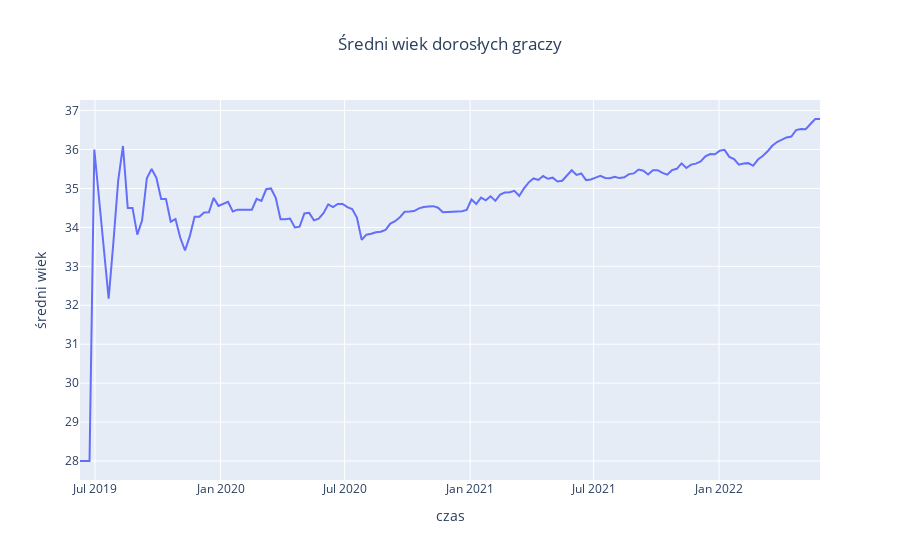

Write notebook code for a chart like this one.
### Code cell
fig = px.line(adult_age, x="date", y="mean_age", title='Średni wiek dorosłych graczy')
fig.update_layout(xaxis_title='czas',
                  yaxis_title='średni wiek',
                  title_x=0.5)
fig.show()

### Figure 1 — Plotly figure (JSON) as saved in the notebook; plotly's stock layout.template omitted (floating-point values rounded to 4 significant figures; data arrays with more than 128 entries replaced by an {"elided": "..."} marker saying what was removed)
{"data": [{"hovertemplate": "date=%{x}<br>mean_age=%{y}<extra></extra>", "legendgroup": "", "line": {"color": "#636efa", "dash": "solid"}, "marker": {"symbol": "circle"}, "mode": "lines", "name": "", "orientation": "v", "showlegend": false, "type": "scatter", "x": {"elided": "156 str values"}, "xaxis": "x", "y": {"elided": "156 float values"}, "yaxis": "y"}], "layout": {"legend": {"tracegroupgap": 0}, "title": {"text": "Średni wiek dorosłych graczy", "x": 0.5}, "xaxis": {"anchor": "y", "domain": [0, 1], "title": {"text": "czas"}}, "yaxis": {"anchor": "x", "domain": [0, 1], "title": {"text": "średni wiek"}}}}
